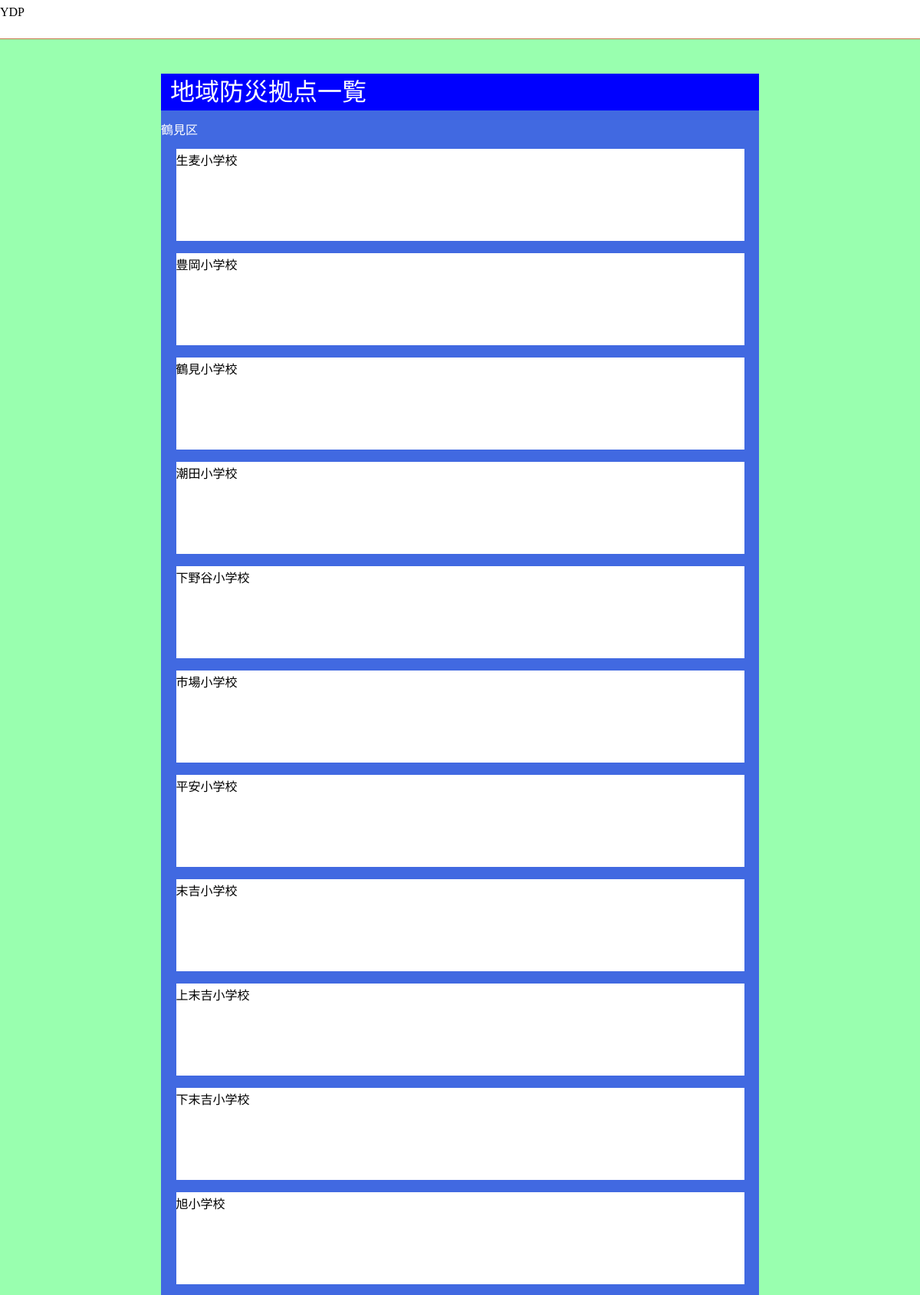
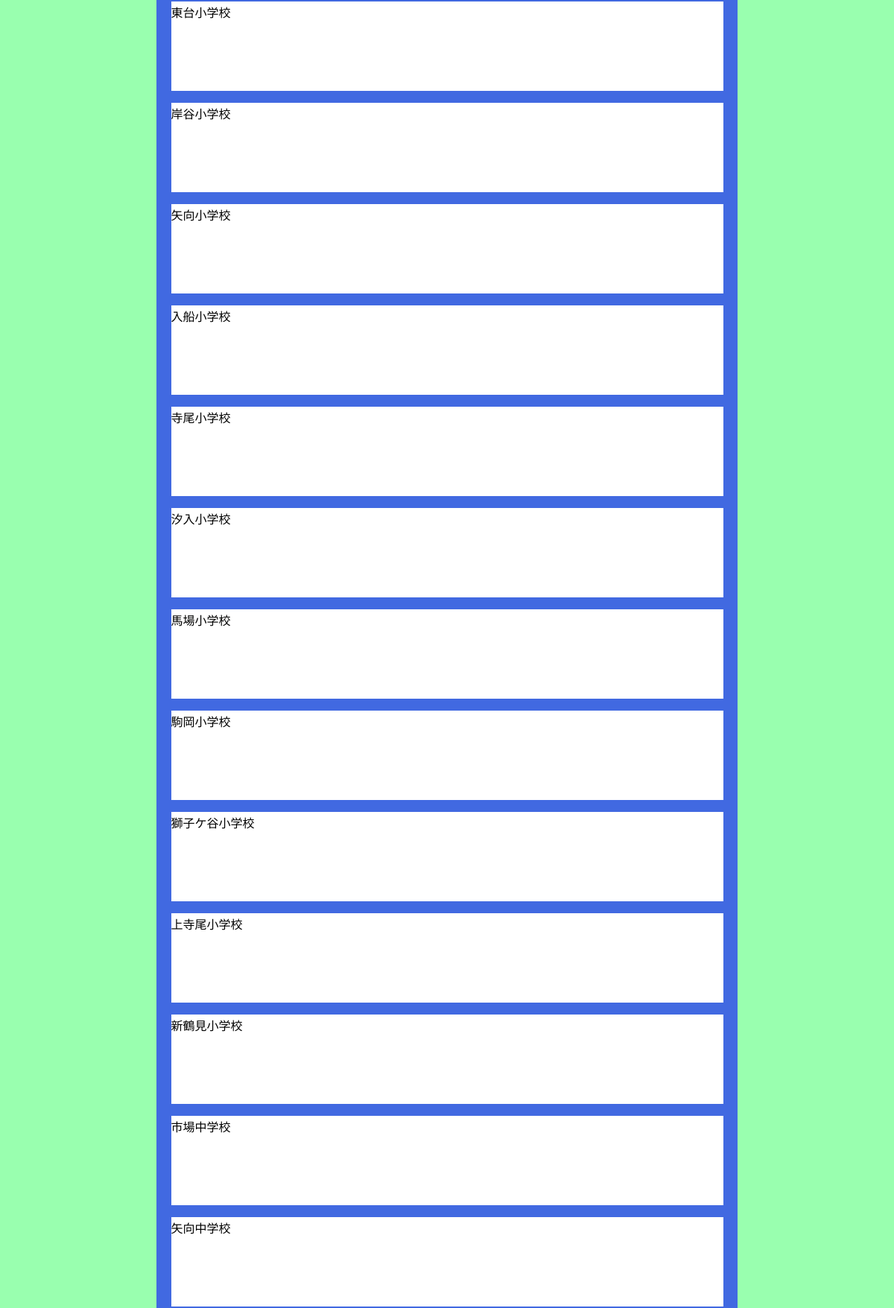
Page /region_dp_base_list.php (upper part) on the committed database (2 pictures, top to bottom).
### tables this page shows
CREATE TABLE "hinanjo" (
	`Type`	TEXT,
	`Definition`	TEXT,
	`Name`	TEXT,
	`Address`	TEXT,
	`Lat`	INTEGER,
	`Lon`	INTEGER,
	`Kana`	TEXT,
	`Ward`	TEXT,
	`WardCode`	INTEGER
);

### print_1.php (the view, shortened to what this page needs)
<?php
  try{
    $path="";
    $dbh = new PDO("sqlite:{$path}content/db/sqlite.db");
    $sql = "SELECT MAX(WardCode) as wardnumber FROM hinanjo";
		$stmt = $dbh->query($sql);
    $result = $stmt->fetch(PDO::FETCH_ASSOC);
    $wardnumber = $result["wardnumber"];
    for($i=1;$i<=$wardnumber;$i++){
      $sql = "SELECT Name,Address,Ward FROM hinanjo WHERE Type = \"地域防災拠点\" AND WardCode=".$i;
		  $stmt = $dbh->query($sql);
      if($i>=2){
        print("</ul>");
      }
      $j=0;
      while($result = $stmt->fetch(PDO::FETCH_ASSOC)){
        $j++;
        if($j==1){
          print("<h3>".$result["Ward"]."</h3>");
          print("<ul>");
        }
        print("<li>".$result["Name"]."</li>");
      }
      if($i==18){
        print("</ul>");
      }
    }
  }catch(PDOException $e){
		print("Connection failed:".$e->getMessage());
		die();
	}
?>

### region_dp_base_list.php (shortened to what this page needs)
<!DOCTYPE html>
<html lang="ja">
	<head>
		<link rel="stylesheet" href="./content/css/reset.css">
		<link rel="stylesheet" href="./content/css/style_common.css">
		<link rel="stylesheet" href="./content/css/style_1.css">
	</head>
	<body>
		<header>
			<h1>
				YDP
			</h1>
		</header>
		<main>
			<div class="base_list">
				<h2>
					地域防災拠点一覧
				</h2>
				<?php
					include "print_1.php";
				 ?>
			</div>
		</main>
	</body>
</html>

### content/css/style_common.css (style rules this page uses)
header h1 { width:auto; height:auto; }

### content/css/style_1.css (style rules this page uses)
main { display:flex; flex-direction: column; align-items: center; }
body { background:#99FFAF; height:auto; }
.base_list { margin-top:12vh; background:royalblue; min-width:640px; width:65%; height:auto; }
.base_list h2 { width:calc(100%-1vw); padding-left: 1vw; padding-top: 1vh; padding-bottom: 1vh; background:blue; font-size:200%; color:white; }
.base_list h3 { margin-top:10px; color:white; }
.base_list ul { display:flex; flex-direction: column; align-items: center; }
.base_list li { background:white; width:95%; height:15vh; margin-top: 1vh; margin-bottom:1vh; }

### rows in the picture
hinanjo: Ward "鶴見区", Name "生麦小学校"
hinanjo: Name "豊岡小学校"
hinanjo: Name "鶴見小学校"
hinanjo: Name "潮田小学校"
hinanjo: Name "下野谷小学校"
hinanjo: Name "市場小学校"
hinanjo: Name "平安小学校"
hinanjo: Name "末吉小学校"
hinanjo: Name "上末吉小学校"
hinanjo: Name "下末吉小学校"
hinanjo: Name "旭小学校"
hinanjo: Name "東台小学校"
hinanjo: Name "岸谷小学校"
hinanjo: Name "矢向小学校"
hinanjo: Name "入船小学校"
hinanjo: Name "寺尾小学校"
hinanjo: Name "汐入小学校"
hinanjo: Name "馬場小学校"
hinanjo: Name "駒岡小学校"
hinanjo: Name "獅子ケ谷小学校"
hinanjo: Name "上寺尾小学校"
hinanjo: Name "新鶴見小学校"
hinanjo: Name "市場中学校"
hinanjo: Name "矢向中学校"
